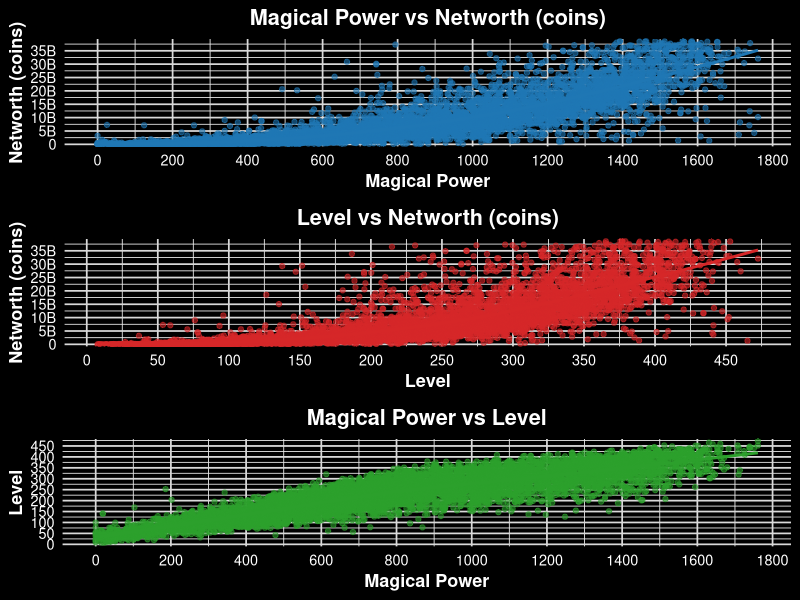
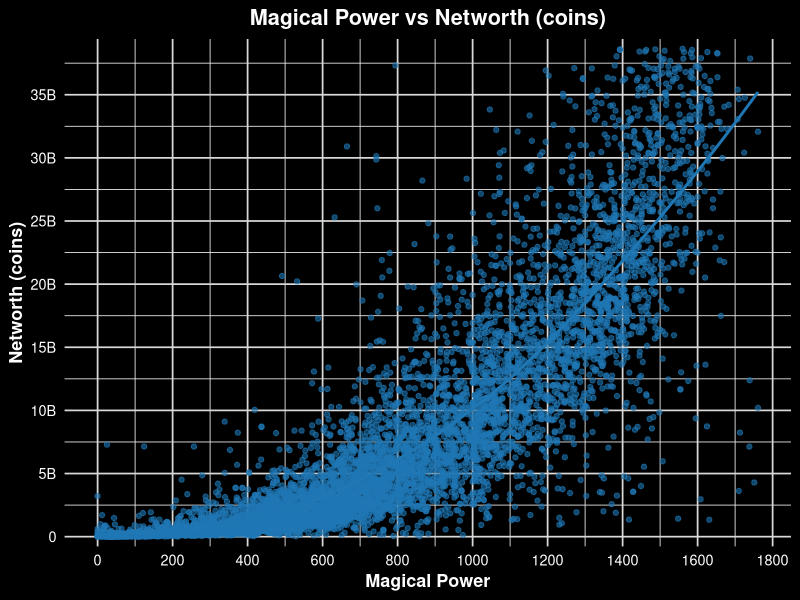
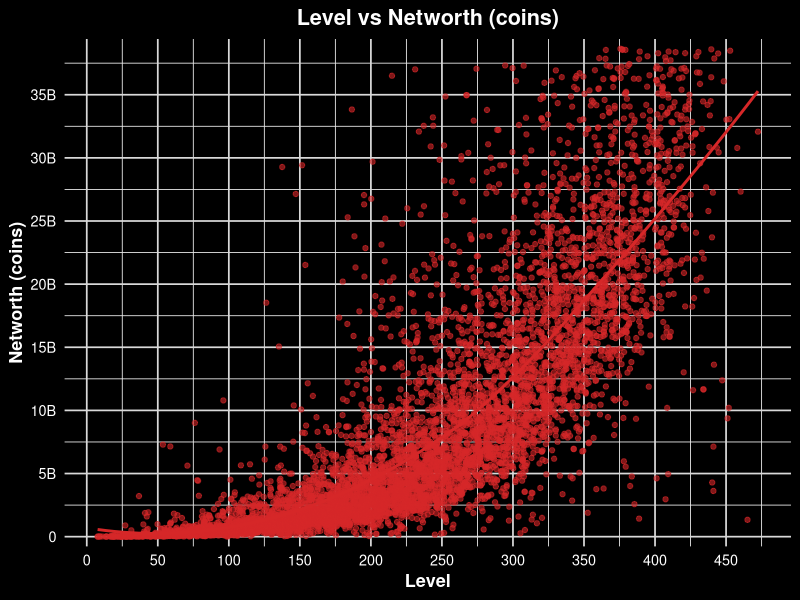
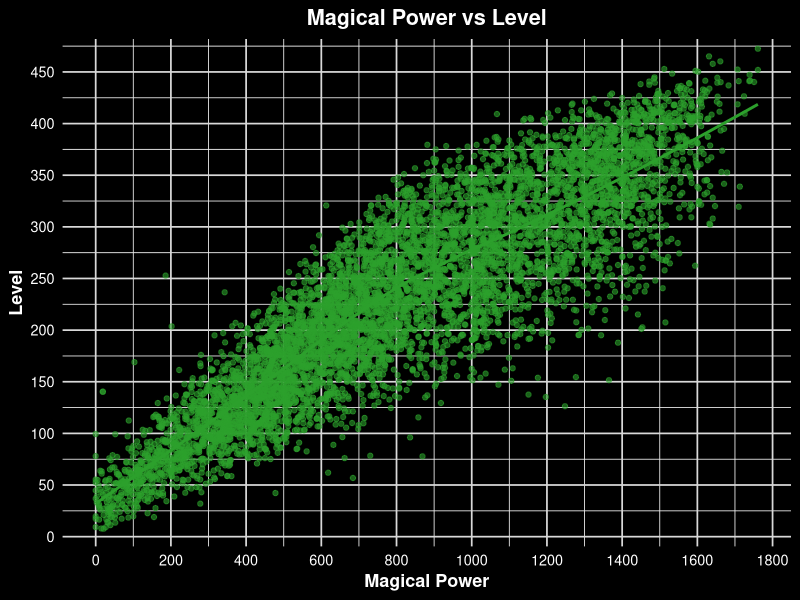

Reproduce these figures in R, in order.
install.packages(c(
    "ggplot2",
    "gridExtra",
    "scales",
    "broom",
    "dplyr"
))
library(ggplot2)
library(gridExtra)
library(scales)
library(broom)
library(dplyr)

remove_outliers <- function(x) {
    qnt <- quantile(x, probs = c(0.25, 0.75), na.rm = TRUE)
    iqr <- qnt[2] - qnt[1]
    x >= (qnt[1] - 1.5 * iqr) & x <= (qnt[2] + 1.5 * iqr)
}

plotDataFromCSV <- function() {
    data <- read.csv("player_data.csv", stringsAsFactors = FALSE)
    data$networth <- as.numeric(gsub("[^0-9.]", "", data$networth))

    data <- data %>%
        filter(!is.na(magical_power), !is.na(networth), !is.na(level)) %>%
        filter(networth >= 0) %>%
        filter(remove_outliers(networth) & remove_outliers(magical_power) & remove_outliers(level))


    print("--- Descriptive Stats ---")
    print(summary(data))
    print("Standard Deviations:")
    print(sapply(data[, c("networth", "magical_power", "level")], sd, na.rm = TRUE))
    print("Variances:")
    print(sapply(data[, c("networth", "magical_power", "level")], var, na.rm = TRUE))

    y_fmt <- scale_y_continuous(
        breaks = scales::pretty_breaks(n = 10),
        labels = label_number(scale_cut = cut_short_scale()),
        expand = expansion(mult = c(0.02, 0.02)),
        limits = c(0, NA)
    )


    x_fmt <- scale_x_continuous(
        breaks = scales::pretty_breaks(n = 10)
    )

    common_theme <- theme_minimal(base_size = 13) +
        theme(
            plot.title = element_text(hjust = 0.5, face = "bold", color = "white"),
            axis.title = element_text(face = "bold", color = "white"),
            axis.text = element_text(color = "white"),
            panel.grid.major = element_line(color = "grey85"),
            panel.background = element_rect(fill = "black"),
            plot.background = element_rect(fill = "black")
        )

    regression_and_plot <- function(xvar, yvar, xlab, ylab, color) {
        fmla <- as.formula(paste(yvar, "~", xvar))
        model <- lm(fmla, data = data)
        summary_model <- summary(model)
        coeffs <- tidy(model)

        r2 <- round(summary_model$r.squared, 3)
        intercept <- round(coeffs$estimate[1], 3)
        slope <- round(coeffs$estimate[2], 3)

        cat(sprintf("\n--- Regression: %s vs %s ---\n", yvar, xvar))
        cat(sprintf("R^2       : %.3f\n", r2))
        cat(sprintf("Intercept : %.3f\n", intercept))
        cat(sprintf("Slope     : %.3f\n", slope))

        p <- ggplot(data, aes_string(x = xvar, y = yvar)) +
            geom_point(alpha = 0.6, color = color) +
            geom_smooth(method = "loess", se = FALSE, color = color) +
            labs(title = paste(xlab, "vs", ylab), x = xlab, y = ylab) +
            x_fmt +
            y_fmt +
            common_theme

        return(p)
    }

    p1 <- regression_and_plot("magical_power", "networth", "Magical Power", "Networth (coins)", "#1f77b4")
    p2 <- regression_and_plot("level", "networth", "Level", "Networth (coins)", "#d62728")
    p3 <- regression_and_plot("magical_power", "level", "Magical Power", "Level", "#2ca02c")

    ggsave("plot1.png", p1, width = 20, height = 15, dpi = 300)
    ggsave("plot2.png", p2, width = 20, height = 15, dpi = 300)
    ggsave("plot3.png", p3, width = 20, height = 15, dpi = 300)

    grid.arrange(p1, p2, p3, ncol = 1)
}

plotDataFromCSV()
